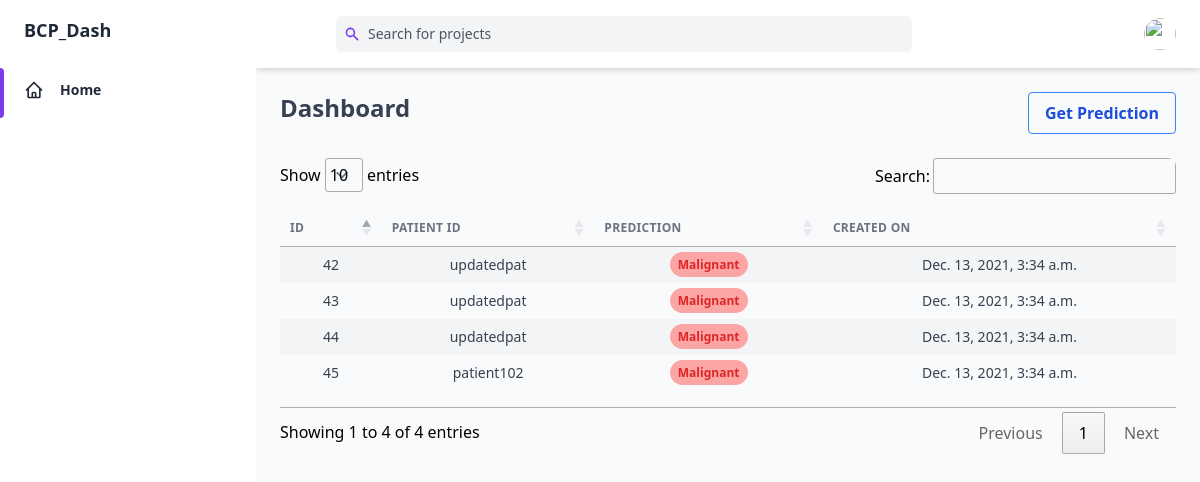
The app's page / (signed in), older data.
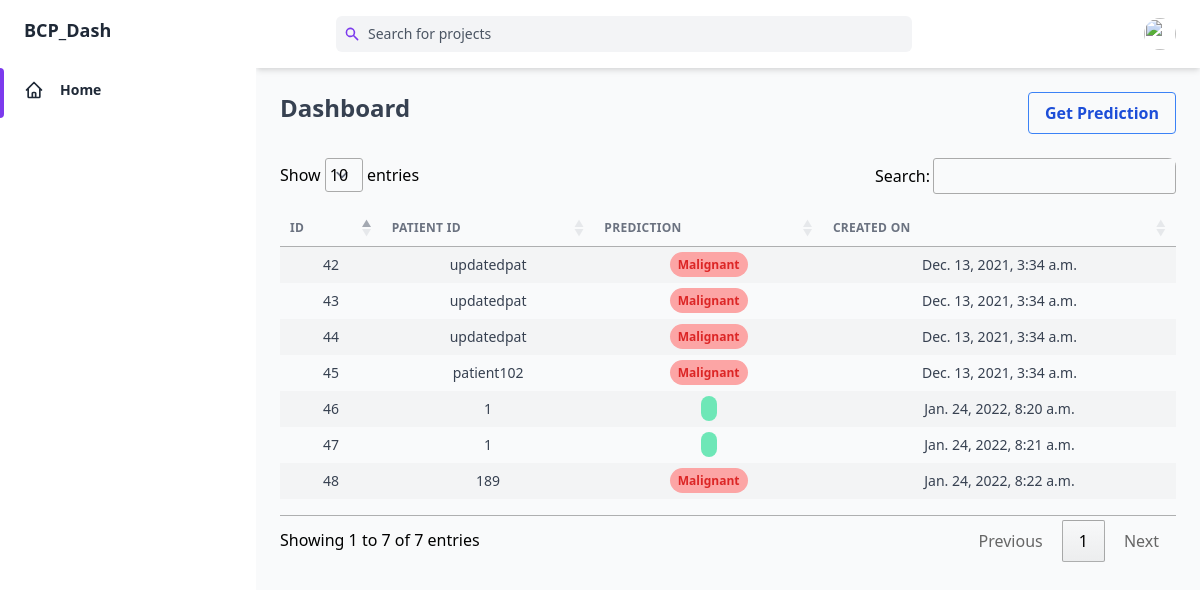
The same page, newer data.
### predDash/models.py (models this page shows)
class AnalysisDeets(models.Model):
    prediction_val = [
    ('B', 'Benign'),
    ('M', 'Malignant'),
    ]
    prediction=models.CharField(max_length=10, choices=prediction_val)
    id = models.AutoField(primary_key=True)
    patient_id = models.CharField(max_length=60)
    radius_mean=models.FloatField()
    texture_mean=models.FloatField()
    perimeter_mean=models.FloatField()
    area_mean=models.FloatField()
    smoothness_mean=models.FloatField()
    compactness_mean=models.FloatField()
    concavity_mean=models.FloatField()
    concave_points_mean=models.FloatField()
    symmetry_mean=models.FloatField()
    fractal_dimension_mean=models.FloatField()
    radius_se=models.FloatField()
    texture_se=models.FloatField()
    perimeter_se=models.FloatField()
    area_se=models.FloatField()
    smoothness_se=models.FloatField()
    compactness_se=models.FloatField()
    concavity_se=models.FloatField()
    concave_points_se=models.FloatField()
    symmetry_se=models.FloatField()
    fractal_dimension_se=models.FloatField()
    radius_worst=models.FloatField()
    texture_worst=models.FloatField()
    perimeter_worst=models.FloatField()
    area_worst=models.FloatField()
    smoothness_worst=models.FloatField()
    compactness_worst=models.FloatField()
    concavity_worst=models.FloatField()
    concave_points_worst=models.FloatField()
    symmetry_worst=models.FloatField()
    fractal_dimension_worst=models.FloatField()
    created_at = models.DateTimeField(auto_now_add=True)
    def __str__(self):
        return self.patient_id

### predDash/views.py (the view)
# urls.py: 2. Add a URL to urlpatterns:  path('', views.home, name='home')
@login_required(login_url='login')
def home(request):
    predsList = AnalysisDeets.objects.all()
    context = {'predlist': predsList}
    for preds in predsList:
        print(preds.patient_id)
    print(predsList)
    return render(request,'predDash/home.html',context)

### predDash/templates/predDash/home.html (shortened to what this page needs)
{%extends 'base.html'%}
{% block content %}
<main class="overflow-y-auto h-full" x-data="{ 'showModal': false }" @keydown.escape="showModal = false" x-cloak>
  <div class="container grid px-6 mx-auto">
    <div class="flex justify-between ...">
      <h2 class="my-6 text-2xl font-semibold text-gray-700 dark:text-gray-200">
        Dashboard
      </h2>
      <button
        class="px-4 py-2 my-6 font-semibold text-blue-700 bg-transparent rounded border border-blue-500 hover:bg-blue-500 hover:text-white hover:border-transparent">
        <a href="{% url 'addUtils' %}">Get Prediction</a>
      </button>
    </div>
    <div class="overflow-hidden w-full rounded-lg shadow-xs">
      <div class="overflow-x-auto w-full">
        <table id="example" class="stripe hover" style="width:100%; padding-top: 1em;  padding-bottom: 1em;">
          <thead>
            <tr class="text-xs font-semibold tracking-wide text-gray-500 uppercase bg-gray-50 border-b dark:border-gray-700 dark:text-gray-400 dark:bg-gray-800">
              <th class="px-4 py-3">ID</th>
              <th data-priority="1" class="px-4 py-3">Patient ID</th>
              <th data-priority="2" class="px-4 py-3">Prediction</th>
              <th>Created On</th>
            </tr>
          </thead>
          <tbody class="text-center">
            {% for predslist in predlist %}
            <tr class="text-gray-700">
              <td class="px-4 py-3 text-sm">{{predslist.id}}</td>
              <td class="px-4 py-3 text-sm">{{ predslist.patient_id}} </td>
              <td class="px-4 py-3 text-xs">
                <span class="px-2
                py-1
                font-semibold
                leading-tight
                rounded-full
                {% if predslist.prediction == 'M' %}text-red-600 bg-red-300{% else %}text-green-700 bg-green-300 {% endif %}">{{predslist.get_prediction_display}}</span> </td>
              <td class="px-4 py-3 text-sm">{{predslist.created_at}}</td>
            </tr>
            {% endfor %}
          </tbody>
        </table>
      </div>
    </div>
  </div>
  </div>
  {% endblock %}

### theme/templates/base.html (shortened to what this page needs)
{% load static tailwind_tags %}
<!DOCTYPE html>
<html :class="{ 'theme-dark': dark }" x-data="data()" lang="en">
	<head>
		 <link href="https://cdn.datatables.net/1.10.19/css/jquery.dataTables.min.css" rel="stylesheet">
		 <link href="https://cdn.datatables.net/responsive/2.2.3/css/responsive.dataTables.min.css" rel="stylesheet">
		<link rel="stylesheet" type="text/css" href="https://cdn.datatables.net/1.11.3/css/jquery.dataTables.css">
		{% tailwind_css %}
	</head>
	<body>
		<div
		  class="flex h-screen bg-gray-50 dark:bg-gray-900"
		  :class="{ 'overflow-hidden': isSideMenuOpen }"
		>
		  <aside
			class="hidden overflow-y-auto z-20 flex-shrink-0 w-64 bg-white dark:bg-gray-800 md:block"
		  >
			<div class="py-4 text-gray-500 dark:text-gray-400">
			  <a
				class="ml-6 text-lg font-bold text-gray-800 dark:text-gray-200"
				href="#"
			  >
			   BCP_Dash
			  </a>
			  <ul class="mt-6">
				<li class="relative px-6 py-3">
				  <span
					class="absolute inset-y-0 left-0 w-1 bg-purple-600 rounded-tr-lg rounded-br-lg"
					aria-hidden="true"
				  ></span>
				  <a
					class="inline-flex items-center w-full text-sm font-semibold text-gray-800 transition-colors duration-150 hover:text-gray-800 dark:hover:text-gray-200 dark:text-gray-100"
					href="{% url 'home'%}"
				  >
					<svg
					  class="w-5 h-5"
					  aria-hidden="true"
					  fill="none"
					  stroke-linecap="round"
					  stroke-linejoin="round"
					  stroke-width="2"
					  viewBox="0 0 24 24"
					  stroke="currentColor"
					>
					  <path
						d="M3 12l2-2m0 0l7-7 7 7M5 10v10a1 1 0 001 1h3m10-11l2 2m-2-2v10a1 1 0 01-1 1h-3m-6 0a1 1 0 001-1v-4a1 1 0 011-1h2a1 1 0 011 1v4a1 1 0 001 1m-6 0h6"
					  ></path>
					</svg>
					<span class="ml-4">Home</span>
				  </a>
				</li>
			  </ul>
			</div>
		  </aside>
		  <div class="flex flex-col flex-1 w-full">
			<header class="z-10 py-4 bg-white shadow-md dark:bg-gray-800">
			  <div
				class="container flex justify-between items-center px-6 mx-auto h-full text-purple-600 dark:text-purple-300"
			  >
				<div class="flex flex-1 justify-center lg:mr-32">
				  <div
					class="relative mr-6 w-full max-w-xl focus-within:text-purple-500"
				  >
					<div class="flex absolute inset-y-0 items-center pl-2">
					  <svg
						class="w-4 h-4"
						aria-hidden="true"
						fill="currentColor"
						viewBox="0 0 20 20"
					  >
						<path
						  fill-rule="evenodd"
						  d="M8 4a4 4 0 100 8 4 4 0 000-8zM2 8a6 6 0 1110.89 3.476l4.817 4.817a1 1 0 01-1.414 1.414l-4.816-4.816A6 6 0 012 8z"
						  clip-rule="evenodd"
						></path>
					  </svg>
					</div>
					<input
					  class="pr-2 pl-8 w-full text-sm placeholder-gray-600 text-gray-700 bg-gray-100 rounded-md border-0 dark:placeholder-gray-500 dark:focus:shadow-outline-gray dark:focus:placeholder-gray-600 dark:bg-gray-700 dark:text-gray-200 focus:placeholder-gray-500 focus:bg-white focus:border-purple-300 focus:outline-none focus:shadow-outline-purple form-input"
					  type="text"
					  placeholder="Search for projects"
					  aria-label="Search"
					/>
				  </div>
				</div>
				<ul class="flex flex-shrink-0 items-center space-x-6">
				  <li class="relative">
					<button
					  class="align-middle rounded-full focus:shadow-outline-purple focus:outline-none"
					  @click="toggleProfileMenu"
					  @keydown.escape="closeProfileMenu"
					  aria-label="Account"
					  aria-haspopup="true"
					>
					  <img
						class="object-cover w-8 h-8 rounded-full"
						src="https://www.nicepng.com/png/detail/811-8114232_silhouette-grey-person-icon.png"
						alt=""
						aria-hidden="true"
					  />
					</button>
				  </li>
				</ul>
			  </div>
			</header>
			{% block content %}
			{% endblock %}
		</div>
	  </body>
</html>

Row changes from the older to the newer data that the page shows:
added AnalysisDeets: id "46", patient_id "1", created_at "Jan. 24, 2022, 8:20 a.m."
added AnalysisDeets: id "47", patient_id "1", created_at "Jan. 24, 2022, 8:21 a.m."
added AnalysisDeets: id "48", patient_id "189", prediction "Malignant", created_at "Jan. 24, 2022, 8:22 a.m."
Text that changed along with them:
text written by a page script: "Show entries Search: Showing 1 to 4 of 4 entries Previous 1 Next" → "Show entries Search: Showing 1 to 7 of 7 entries Previous 1 Next"
